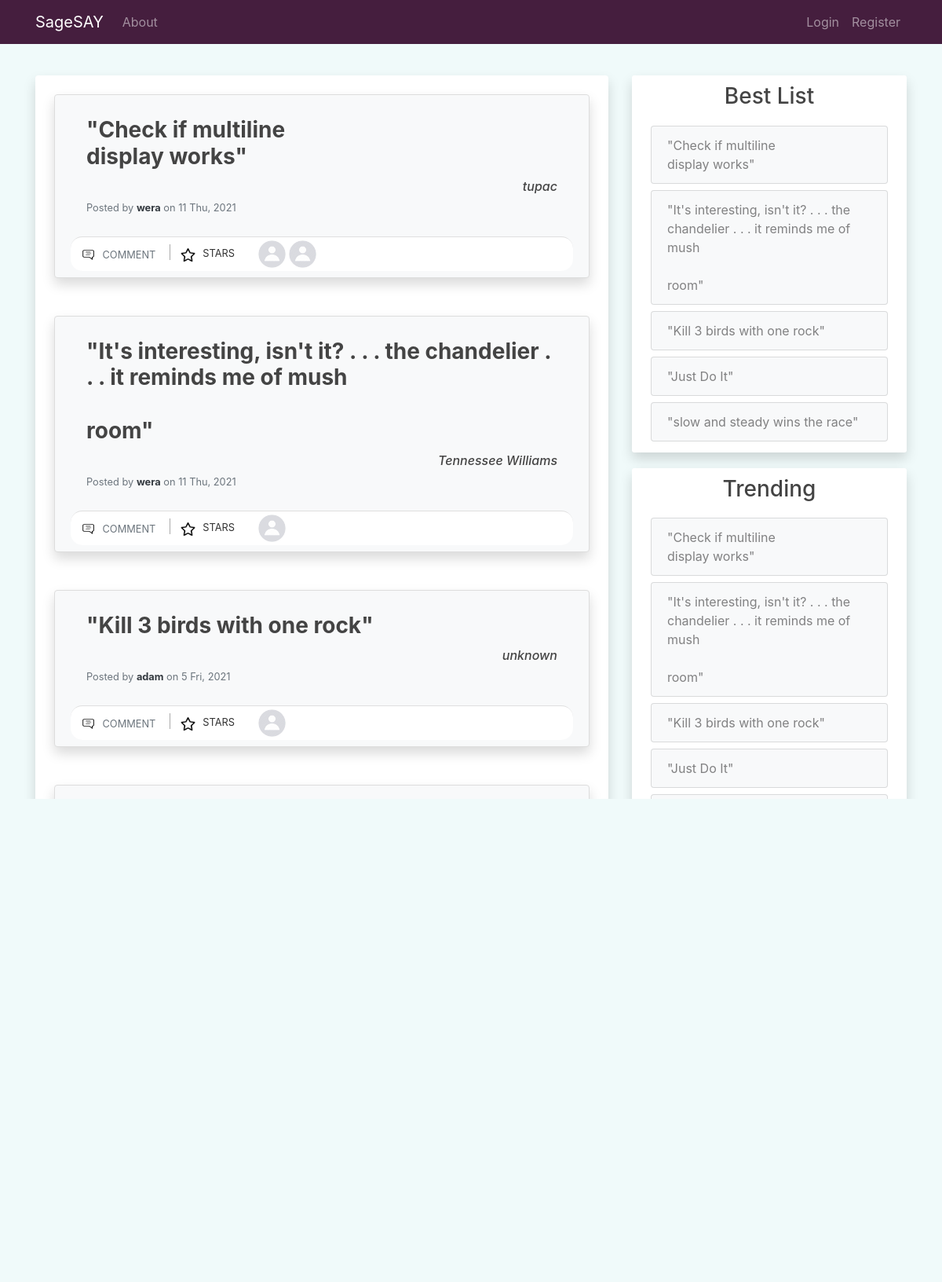
Page /home on the earlier database version.
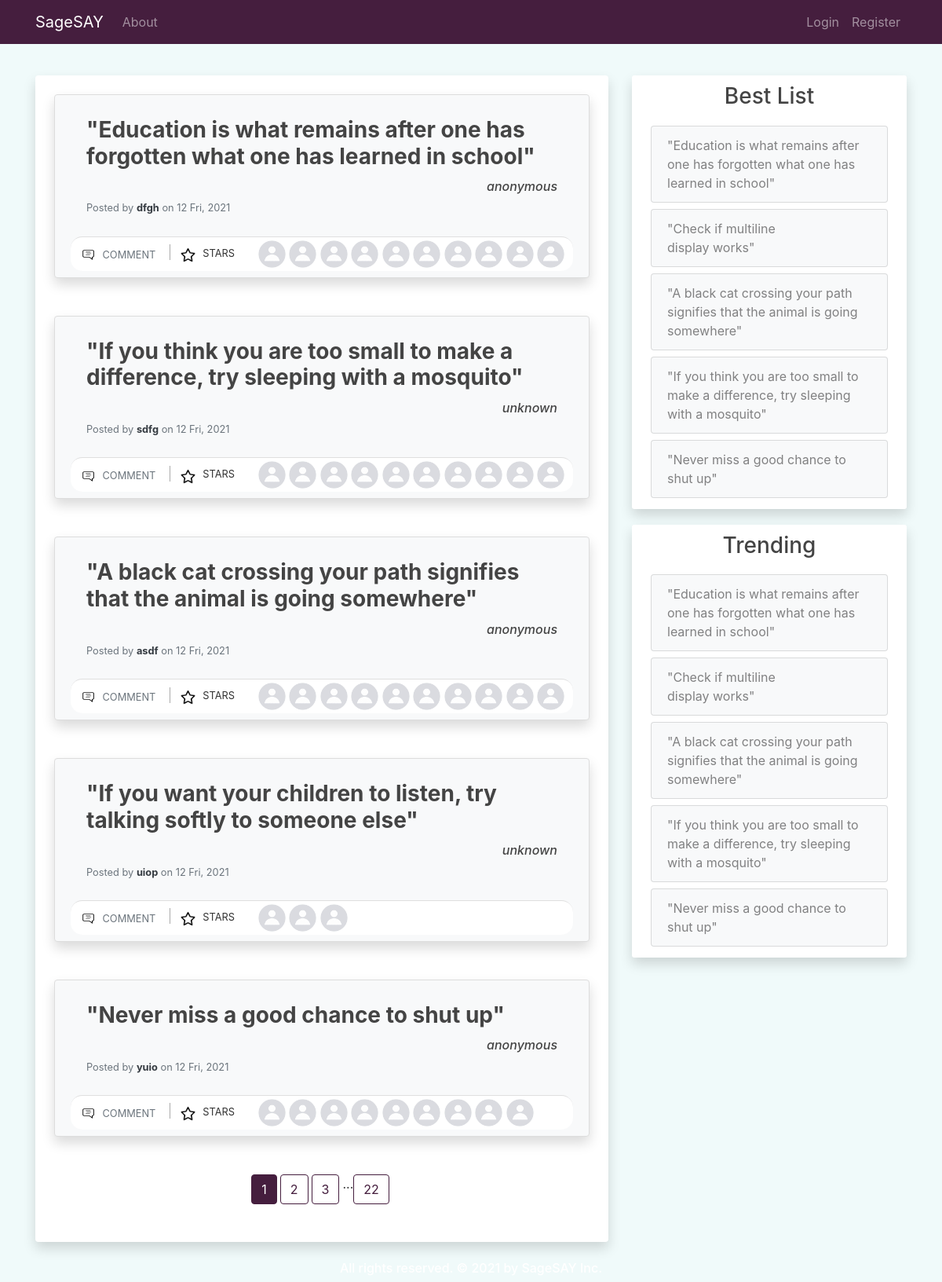
Same page on the later database version.
### quotes_app/models.py (models this page shows, shortened)
class User(db.Model, UserMixin):
    id = db.Column(db.Integer, primary_key=True)
    username = db.Column(db.String(20), unique=True, nullable=False)
    email = db.Column(db.String(120), unique=True, nullable=False)
    image_file = db.Column(db.String(20), nullable=False, default='default.jpg')
    password = db.Column(db.String(60), nullable=False)
    posts = db.relationship('Post', backref='posted_by', lazy=True)
    comments = db.relationship('Comment', backref='comment_author', lazy=True)
    likes = db.relationship('Like', backref='like_author', lazy=True)
    more_info = db.relationship('MoreInfoUser', backref='info_author', lazy=True)
    like_comments = db.relationship('LikeComment', backref='like_comment_author', lazy=True)

class Post(db.Model):
    id = db.Column(db.Integer, primary_key=True)
    author = db.Column(db.String(100), nullable=False, default='Anonymous')
    content = db.Column(db.Text, nullable=False)
    date_posted = db.Column(db.DateTime, nullable=False, default=dt.utcnow)
    user_id = db.Column(db.Integer, db.ForeignKey('user.id'), nullable=False)
    comments = db.relationship('Comment', backref='comment_post', lazy=True)
    likes = db.relationship('Like', backref='like_post', lazy=True)

### quotes_app/main/routes.py (the view)
@main.route("/", methods=['GET', 'POST'])
@main.route("/home", methods=['GET', 'POST'])
def home():
    post_id = request.args.get('star', type=int)
    page = request.args.get('page', 1, type=int)
    if post_id:
        if current_user.is_authenticated:
            update_like_table(current_user, post_id)
        else:
            flash('Please log in to give a star.', 'info')
        return redirect(url_for('main.home', page=page))
    posts = Post.query.order_by(Post.date_posted.desc()).paginate(page=page, per_page=5)
    posts_data = prepare_posts_display(posts, 10)
    best_posts = get_best_posts(5)
    trend_posts = get_trending(5)
    return render_template('home.html', posts=posts, posts_data=posts_data,
        best_posts=best_posts, trend_posts=trend_posts)

### quotes_app/main/utils.py (called while the page is built)
def prepare_posts_display(posts, size):
    posts_data = []
    for post in posts.items:
        post_info = []
        likes = Like.query.filter_by(like_post=post).limit(size).all()
        for like in likes:
            post_info.append(User.query.get(like.user_id))
        post_info.append(post)
        starred = None
        if current_user.is_authenticated:
            starred = Like.query.filter_by(like_post=post, like_author=current_user).first()
        if starred:
            post_info.append(True)
        else:
            post_info.append(False)
        posts_data.append(post_info)
    return posts_data

def get_best_posts(size):
    posts = Like.query.with_entities(Like.post_id, func.count(Like.user_id))\
        .group_by(Like.post_id).order_by(func.count(Like.user_id).desc()).limit(size).all()
    prep_posts = []
    for item in posts:
        post = Post.query.get(item[0])
        prep_posts.append(post)
    if len(prep_posts) < size:
        prep_posts = prep_posts + Post.query.filter(Post.id.\
            notin_([item.id for item in prep_posts])).order_by(Post.date_posted).\
            limit(size-len(prep_posts)).all()
    return prep_posts

def get_trending(size):
    time_window = dt.utcnow() - timedelta(days=7)
    posts = Like.query.filter(Like.date_like >= time_window).with_entities(Like.post_id,
        func.count(Like.user_id)).group_by(Like.post_id).order_by(func.count(Like.user_id)\
        .desc()).limit(size).all()
    prep_posts = []
    for item in posts:
        post = Post.query.get(item[0])
        prep_posts.append(post)
    if len(prep_posts) < size:
        prep_posts = prep_posts + Post.query.filter(Post.date_posted >= time_window,
            Post.id.notin_([item.id for item in prep_posts])).order_by(Post.date_posted).\
            limit(size-len(prep_posts)).all()
    return prep_posts

### quotes_app/templates/home.html (shortened to what this page needs)
{% extends "layout.html" %}
{% block content %}
<div class="col-md-8">
    <div class="mx-auto">
        <div class="container py-4 px-4 mb-4 bg-white shadow rounded overflow-hidden">
            {% for post in posts_data %}
                <div class="card rounded shadow bg-light py-2 mb-5">
                    <div class="card-body">
                        <div class="row">
                            <div class="col-12 link-post-content">
                                <a href="{{ url_for('posts.post', post_id=post[-2].id) }}"><h3 class="card-title "><b>"{{ post[-2].content | safe }}"</b></h3></a>
                            </div>
                            <div class="col-12 d-flex justify-content-end text-center">
                                <h6><i>{{ post[-2].author }}</i></h6>
                            </div>
                            <div class="col mt-2">
                                <h6 class="card-subtitle mb-2 text-muted">
                                    <p class="card-text text-muted small"> Posted by <a href="{{ url_for('users.user_profile', username=post[-2].posted_by.username) }}" class="font-weight-bold text-dark"> {{ post[-2].posted_by.username }}</a> on {{ post[-2].date_posted.strftime('%-d %a, %Y') }}</p>
                                </h6>
                            </div>
                        </div>
                    </div>
                    <div class="card-footer bg-white p-1">
                        <div class="row">
                            <div class="col-md-auto ">
                                <a href="{{ url_for('posts.post', post_id=post[-2].id) }}" class="btn btn-outlined btn-black text-muted bg-transparent p-1 ml-1 mr-2" data-wow-delay="0.7s">
                                    <img src="{{ url_for('static', filename='comment.png') }}" class="mr-1 " width="19" height="19">
                                    <small>COMMENT</small>
                                </a>
                                <a href="{{ url_for('main.home', page=posts.page, star=post[-2].id) }}" class="btn btn-outlined btn-black text-muted bg-transparent p-1 ml-2 mr-0" data-wow-delay="0.7s">
                                {% if post[-1] == True %}
                                    <img src="{{ url_for('static', filename='christmas-star.png') }}" width="19" height="19">
                                {% else %}
                                    <img src="{{ url_for('static', filename='star.png') }}" width="19" height="19">
                                {% endif %}
                                </a>
                                <small>STARS</small>
                            </div>
                            <div class="col-md-auto">
                                <ul class="list-inline mb-0">
                                    {% for user in post[:-2] %}
                                    <li class="list-inline-item">
                                        <a href="{{ url_for('users.user_profile', username=user.username) }}" >
                                            <img src="{{ url_for('static', filename='profile_pics/' + user.image_file) }}" alt="DP" class=" rounded-circle" width="35" height="35">
                                        </a>
                                    </li>
                                    {% endfor %}
                                </ul>
                            </div>
                        </div>
                    </div>
                </div>
            {% endfor %}
            <div class="container d-flex justify-content-center">
                {% for page_num in posts.iter_pages(left_edge=1, right_edge=1, left_current=2, right_current=3) %}
                    {% if page_num %}
                        {% if posts.page == page_num %}
                        <a class="mr-1 mb-4 btn btn-violet" href="{{ url_for('main.home', page=page_num) }}">{{ page_num }}</a>
                        {% else %}
                            <a class="mr-1 mb-4 btn btn-outline-violet" href="{{ url_for('main.home', page=page_num) }}">{{ page_num }}</a>
                        {% endif %}
                    {% else %}
                        ...
                    {% endif %}
                {% endfor %}
            </div>
        </div>
    </div>
</div>
<div class="col-md-4">
    <div class="content-section shadow">
        <div class="mb-3 text-center">
            <h3>Best List</h3>
        </div>
        <ul class="list-group">
            {% if not best_posts %}
                <a href="{{ url_for('posts.new_post') }}"><li class="list-group-item list-group-item-light">No Adages. Add one.</li></a>
            {% else %}
                {% for post in best_posts %}
                    <a href="{{ url_for('posts.post', post_id=post.id) }}" class="p-1"><li class="list-group-item list-group-item-light">"{{ post.content | safe }}"</li></a>
                {% endfor %}
            {% endif %}
        </ul>
    </div>
    <div class="content-section shadow">
        <div class="mb-3 text-center">
            <h3>Trending</h3>
        </div>
        <ul class="list-group">
            {% if not trend_posts %}
            <a href="{{ url_for('posts.new_post') }}"><li class="list-group-item list-group-item-light">No activity. Add an Adage or give a star.</li></a>
            {% else %}
                {% for post in trend_posts %}
                <a href="{{ url_for('posts.post', post_id=post.id) }}" class="p-1"><li class="list-group-item list-group-item-light">"{{ post.content | safe }}"</li></a>
                {% endfor %}
            {% endif %}
        </ul>
    </div>
</div>
{% endblock content %}

### quotes_app/templates/layout.html (shortened to what this page needs)
<!doctype html>
<html lang="en">
  <head>
    <link rel="stylesheet" href="https://stackpath.bootstrapcdn.com/bootstrap/4.3.1/css/bootstrap.min.css">
    <link rel="stylesheet" type="text/css" href="{{ url_for('static', filename='main.css') }}">
  </head>
  <body>
    <div class="content">
        <div class="navbar navbar-expand-md navbar-dark bg-violet fixed-top">
            <div class="container">
                <a class="navbar-brand" href="{{ url_for('main.home') }}">SageSAY</a>
                <div class="collapse navbar-collapse" id="navbarNav">
                    <div class="navbar-nav mr-auto">
                        <a class="nav-item nav-link" href="{{ url_for('main.about') }}">About</a>
                    </div>
                    <div class="navbar-nav">
                        {% if current_user.is_authenticated %}
                            <a class="nav-item nav-link" href="{{ url_for('posts.new_post') }}">New Adage</a>
                            <a class="nav-item nav-link" href="{{ url_for('users.user_profile', username=current_user.username) }}">Account</a>
                            <a class="nav-item nav-link" href="{{ url_for('users.logout') }}">Logout</a>
                        {% else %}
                            <a class="nav-item nav-link" href="{{ url_for('users.login') }}">Login</a>
                            <a class="nav-item nav-link" href="{{ url_for('users.register') }}">Register</a>
                        {% endif %}
                    </div>
                </div>
            </div>
        </div>
        <div role="main" class="container mt-80">
            <div class="row justify-content-center">
                {% block content %}{% endblock content %}
            </div>
        </div>
    </div>
    <footer class="footer"><h6 class="mx-auto" style="color: white;">All rights reserved. &#169; 2021 by SageSAY Inc.</h6></footer>
  </body>
</html>

### quotes_app/static/main.css (style rules this page uses)
html { height: 100%; }
body { height: 100%; display: flex; flex-direction: column; background: #f0fafa; color: #333333; margin-top: 6rem; background-image: url('village_road.jpg'); background-repeat: no-repeat; background-attachment: fixed; background-size: cover; }
.content { flex: 1 0 auto; }
.footer { flex-shrink: 0; width: 100%; text-align: center; }
h1, h2, h3, h4, h5, h6 { color: #444444; }
a, a:active, a:focus { outline: none; }
.bg-violet { background-color: #451e3e; }
.btn-outline-violet { color: #451e3e; border-color: #451e3e !important; }
.btn-violet { color: white; border-color: #451e3e !important; background-color: #451e3e; }
.list-group a { text-decoration: none; }
.list-group-item-light { background-color: #f8f9fa; }
.link-post-content a { color: #444444; text-decoration: none; }
.content-section { background: #ffffff; padding: 10px 20px; border-radius: 3px; margin-bottom: 20px; }
.card-footer:last-child { border-radius: 15px; }
.card { background: #451e3e; padding: 10px 20px; border: 1px solid #dddddd; border-radius: 8px; margin-bottom: 20px; }
.btn { border-color: white; -webkit-box-shadow: none; box-shadow: none; }
.list-inline-item:not(:last-child) { margin-right: 0px; }

Differences in the rows shown:
no longer on this page (row unchanged): User: content "Check if multiline display works", author "tupac", username "wera", date_posted "11 Thu, 2021", image_file (placeholder picture), content "It's interesting, isn't it? . . . the chandelier . . . it reminds me of mush room", author "Tennessee Williams"
no longer on this page (row unchanged): User: image_file (picture), content "Kill 3 birds with one rock", author "unknown", username "adam", date_posted "5 Fri, 2021"
no longer on this page (row unchanged): Post: content "It's interesting, isn't it? . . . the chandelier . . . it reminds me of mush room"
no longer on this page (row unchanged): Post: content "Kill 3 birds with one rock"
no longer on this page (row unchanged): Post: content "Just Do It"
no longer on this page (row unchanged): Post: content "slow and steady wins the race"
added User: content "Education is what remains after one has forgotten what one has learned in school", author "anonymous", username "dfgh", date_posted "12 Fri, 2021", image_file (placeholder picture), content "If you think you are too small to make a difference, try sleeping with a mosquito", author "unknown", username "sdfg", content "A black cat crossing your path signifies that the animal is going somewhere", username "asdf", content "If you want your children to listen, try talking softly to someone else", username "uiop", content "Never miss a good chance to shut up", username "yuio"
added User: image_file (placeholder picture)
added User: image_file (placeholder picture)
added User: image_file (placeholder picture)
added User: image_file (placeholder picture)
added User: image_file (placeholder picture)
added User: image_file (placeholder picture)
added User: image_file (placeholder picture)
added User: image_file (placeholder picture)
added User: image_file (placeholder picture)
added Post: content "Education is what remains after one has forgotten what one has learned in school"
added Post: content "A black cat crossing your path signifies that the animal is going somewhere"
added Post: content "If you think you are too small to make a difference, try sleeping with a mosquito"
added Post: content "Never miss a good chance to shut up"
Other differences:
new list line: "1"
new list line: "2"
new list line: "3"
new list line: "22"
